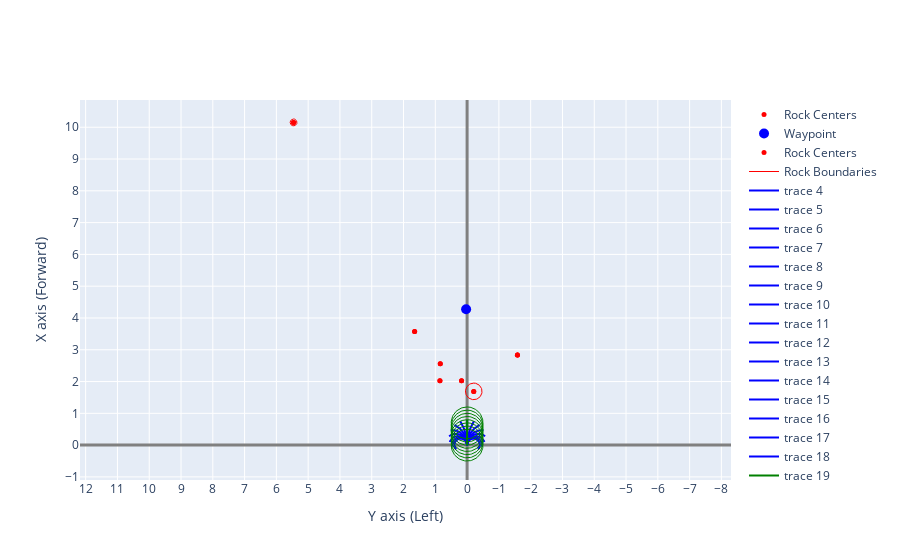

Notebook source saved alongside this figure:
### Code cell
# print(f"candidate arcs shape: {planner.np_candidate_arcs.shape}")
waypoint = np.array([-7.5, -7.5]) # would prefer a way to automate this
current_pose = poses[i]

test_rock_points_rover_frame = np.array([[]])
test_rock_data = []
control, best_arc, waypoint_local = planner.plan_arc(waypoint, current_pose, rock_points_rover_frame, rock_data)
# (v,w), waypoint_local = planner.plan_arc(waypoint, current_pose, test_rock_points_rover_frame, test_rock_data)
# print(waypoint_local)
fig = plot_rocks_rover_frame(rock_points_rover_frame, rock_data, color="red")
print(f"waypoint_local{waypoint_local}")
# fig = go.Figure()
for arc in arcs:
    fig = plot_path_rover_frame(arc, fig=fig)
fig = plot_path_rover_frame(best_arc, color="green", fig=fig)

fig.show()
print(control)
